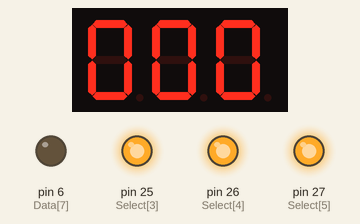
This sketch was run on a simulated Arduino Mega 2560, built with avr-gcc and run on an emulated ATmega2560. Parts: 3-digit seven-segment display, output pins drawn as LEDs (lit = HIGH). Wiring (inferred from the names in the program): 3-digit 7-segment display, segments lit when HIGH: segments pin 13, pin 12, pin 11, pin 10, pin 9, pin 8, pin 7; digit selects pin 24, pin 23, pin 22. The segment pins are drawn as the display they are named for; pins used as bus, display or sensor lines are not drawn.

Above: at 0.1 s.
At 4.1 s:
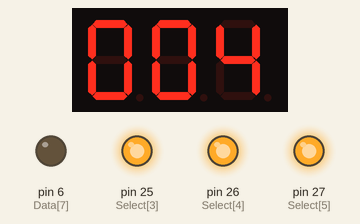
At 9.1 s:
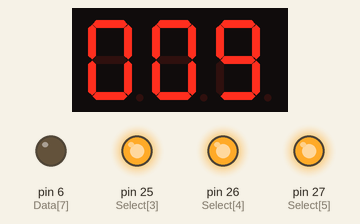
At 19.1 s:
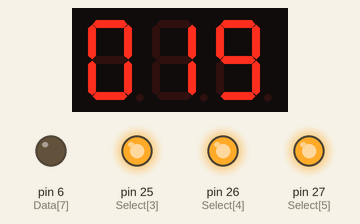
At 28.1 s:
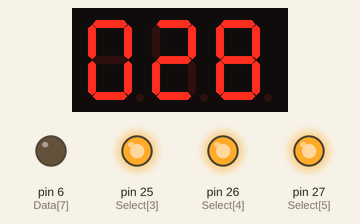
At 38.1 s:
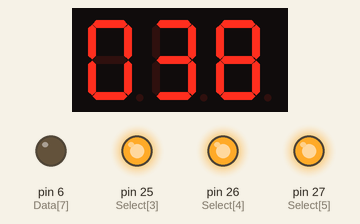
Timing chart, 0 to 39.6 s (numbered marks = the images above):
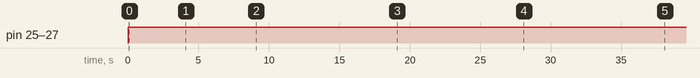

Measured:
- by itself, pin 25 (Select[3]), pin 26 (Select[4]), pin 27 (Select[5]): LOW → HIGH at 0.00 s
- what the display in image 0 shows lasts 1.1 s, from 0.0 s to 1.1 s

The sketch:

FND.ino
```cpp
#include<MsTimer2.h>

int Data[8] = {13, 12, 11, 10, 9, 8, 7, 6};
int Select[6] = {22, 23, 24, 25, 26, 27};
int FData[10] = {0x3F, 0x06, 0x5B, 0x4F, 0x66, 0x6D, 0x7D, 0x27, 0x7F, 0x6F}; //0,1,2,3,4,5,6,7,8,9의 16진수
int FSelect[6] = {0x3E, 0x3D, 0x3B, 0x37, 0x2F, 0x1F}; //1,10,100,1000,1000,10000,100000의 자리만 사용할경우의 16진수
//16진수의 값은 0x를 앞에 붙여준다.
//2진수의 값은 B를 앞에 붙여준다.
int count = 0;
void setup() {
  for (int i = 0; i < 8; i ++) {
    pinMode(Data[i], OUTPUT);
  }
  for (int i = 0; i < 6; i ++) {
    pinMode(Select[i], OUTPUT);
  }
  MsTimer2::set(1000, countUp);
  MsTimer2::start();
}

void loop() {
  /*
    //LOW인 부분만 사용이 된다.
    digitalWrite(Select[0], LOW);  //1의 자리
    digitalWrite(Select[1], HIGH);  //10의 자리
    digitalWrite(Select[2], HIGH);  //100의 자리
    digitalWrite(Select[3], HIGH);  //1000의 자리
    digitalWrite(Select[4], HIGH);  //10000의 자리
    digitalWrite(Select[5], HIGH);  //100000의 자리

    //HIGH인 부분만 불이 들어온다.
    digitalWrite(Data[0], HIGH);  //13번핀 - A연결
    digitalWrite(Data[1], HIGH);  //12번핀 - B연결
    digitalWrite(Data[2], HIGH);  //11번핀 - C연결
    digitalWrite(Data[3], HIGH);  //10번핀 - D연결
    digitalWrite(Data[4], HIGH);  //9번핀 - E연결
    digitalWrite(Data[5], HIGH);  //8번핀 - F연결
    digitalWrite(Data[6], LOW);  //7번핀 - G연결
    digitalWrite(Data[7], LOW);  //6번핀 - DP연결
  */
  /*
    //십진수 0을 FND로 표기하면 DP와 G를 제외한 나머지만 HIGH(=1)이다
    //이 값을 DP G F E D C B A순으로 0과 1을 이용하여 표기하면 00111111이다.
    //주어진 2진수를 이용하여 값을 출력
    //순서대로 하나씩만 출력되지만 속도가 빨라 눈으로 볼때는 다 같이 켜진것 처럼 보인다.
    //'FData[0] >> i'의 의미는 배열 FData의 0번째 값을 오른쪽으로 i만큼 이동(쉬프트연산)한 것이다.
    //이때 2진수로 표현하면 2의 i승을 나타낸다
    //이 값과 1을 &(AND)연산한 것을 출력
    //%(AND)연산은 (0,0),(0,1),(1,0)일 때는 0을 (1,1)일때는 1을 같는 연산이다.
    //컴퓨터는 모든 값을 2진수로 저장한다.
    //배열에 16진수를 넣었지만 2진수로 바뀐 값을 가지고 있어 연산을 할때 2진수를 기준으로 변한다.
    digitalWrite(Data[0], (FData[0] >> 0) & 1);  //'00111111'의 값중 2의 0승 부분의 값과 1을 AND연산한다.
    digitalWrite(Data[1], (FData[0] >> 1) & 1);  //'00111111'의 값중 2의 1승 부분의 값과 1을 AND연산한다.
    digitalWrite(Data[2], (FData[0] >> 2) & 1);  //'00111111'의 값중 2의 2승 부분의 값과 1을 AND연산한다.
    digitalWrite(Data[3], (FData[0] >> 3) & 1);  //'00111111'의 값중 2의 3승 부분의 값과 1을 AND연산한다.
    digitalWrite(Data[4], (FData[0] >> 4) & 1);  //'00111111'의 값중 2의 4승 부분의 값과 1을 AND연산한다.
    digitalWrite(Data[5], (FData[0] >> 5) & 1);  //'00111111'의 값중 2의 5승 부분의 값과 1을 AND연산한다.
    digitalWrite(Data[6], (FData[0] >> 6) & 1);  //'00111111'의 값중 2의 6승 부분의 값과 1을 AND연산한다.
    digitalWrite(Data[7], (FData[0] >> 7) & 1);  //'00111111'의 값중 2의 7승 부분의 값과 1을 AND연산한다.
  */
  /*
    //숫자 0을 표기
    for (int i = 0; i < 8; i ++) {
      digitalWrite(Data[i], (FData[0]>> i) & 0x01);
    }
  */
  /*
    for (int k = 0; k < 10; k++) { //0~9까지의 숫자를 표현
     for (int i = 0; i < 8; i ++) { //각 숫자를 나타내주는 A~DP를 표현
       digitalWrite(Data[i], (FData[k] >> i) & 0x01);
     }
    }
  */
  /*
    displaySelect(6);
    displayNumber(0);
    delay(1);

    displaySelect(5);
    displayNumber(1);
    delay(1);

    displaySelect(4);
    displayNumber(2);
    delay(1);

    displaySelect(3);
    displayNumber(3);
    delay(1);

    displaySelect(2);
    displayNumber(4);
    delay(1);

    displaySelect(1);
    displayNumber(5);
    delay(1);

    displaySelect(0);
    displayNumber(6);
    delay(1);
  */
  /*
    for (int i = 0; i < 6; i ++) {
      displaySelect(FSelect[5 - i]);
      displayNumber(FData[i + 1]);
      delay(1);
    }
  */
  /*
    //delay(1)만 사용가능하다.
    //count후 delay(1000)이 있어서 오류가 생긴것이다.
    count++;
    delay(1000);
    displaySelect(FSelect[2]);
    displayNumber(FData[count / 100]);
    delay(1);
    displaySelect(FSelect[1]);
    displayNumber(FData[count % 100 / 10]);
    delay(1);
    displaySelect(FSelect[0]);
    displayNumber(FData[count % 10]);
    delay(1);
  */
  displaySelect(FSelect[2]);
  displayNumber(FData[count / 100]);
  delay(1);
  displaySelect(FSelect[1]);
  displayNumber(FData[count % 100 / 10]);
  delay(1);
  displaySelect(FSelect[0]);
  displayNumber(FData[count % 10]);
  delay(1);
}


//숫자를 표기하는 함수
void displayNumber(int tmp) {
  for (int i = 0; i < 8; i ++) {
    digitalWrite(Data[i], (tmp >> i) & 0x01);
  }
}
//표기할 숫자의 자릿수를 표햔하는 함수
void displaySelect(int tmp) {
  for (int i = 0; i < 6; i ++) {
    digitalWrite(Select[i], (tmp >> i) & 0x01);
  }
}
void countUp() {
  count++;
}
```
